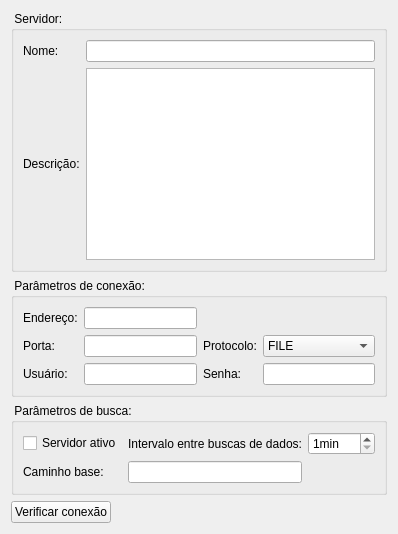
          <widget class="QWidget" name="ServerPage">
           <layout class="QGridLayout" name="gridLayout_19">
            <item row="0" column="0">
             <layout class="QGridLayout" name="gridLayout_12">
              <item row="0" column="0">
               <widget class="QGroupBox" name="groupBox">
                <property name="title">
                 <string> Servidor: </string>
                </property>
                <layout class="QGridLayout" name="gridLayout_17">
                 <item row="1" column="1">
                  <widget class="QTextEdit" name="serverDescription"/>
                 </item>
                 <item row="0" column="1">
                  <widget class="QLineEdit" name="serverName"/>
                 </item>
                 <item row="1" column="0">
                  <widget class="QLabel" name="label_6">
                   <property name="text">
                    <string>Descrição:</string>
                   </property>
                  </widget>
                 </item>
                 <item row="0" column="0">
                  <widget class="QLabel" name="label">
                   <property name="text">
                    <string>Nome:</string>
                   </property>
                  </widget>
                 </item>
                </layout>
               </widget>
              </item>
              <item row="1" column="0">
               <widget class="QGroupBox" name="groupBox_2">
                <property name="title">
                 <string> Parâmetros de conexão: </string>
                </property>
                <layout class="QGridLayout" name="gridLayout_25">
                 <item row="0" column="0">
                  <widget class="QLabel" name="label_2">
                   <property name="text">
                    <string>Endereço:</string>
                   </property>
                  </widget>
                 </item>
                 <item row="0" column="1">
                  <widget class="QLineEdit" name="connectionAddress"/>
                 </item>
                 <item row="1" column="0">
                  <widget class="QLabel" name="label_3">
                   <property name="text">
                    <string>Porta:</string>
                   </property>
                  </widget>
                 </item>
                 <item row="1" column="1">
                  <widget class="QLineEdit" name="connectionPort"/>
                 </item>
                 <item row="1" column="2">
                  <widget class="QLabel" name="label_4">
                   <property name="text">
                    <string>Protocolo:</string>
                   </property>
                  </widget>
                 </item>
                 <item row="1" column="3">
                  <widget class="QComboBox" name="connectionProtocol">
                   <property name="currentIndex">
                    <number>3</number>
                   </property>
                   <item>
                    <property name="text">
                     <string>UNKNOWN</string>
                    </property>
                   </item>
                   <item>
                    <property name="text">
                     <string>FTP</string>
                    </property>
                   </item>
                   <item>
                    <property name="text">
                     <string>HTTP</string>
                    </property>
                   </item>
                   <item>
                    <property name="text">
                     <string>FILE</string>
                    </property>
                   </item>
                   <item>
                    <property name="text">
                     <string>WFS</string>
                    </property>
                   </item>
                   <item>
                    <property name="text">
                     <string>WCS</string>
                    </property>
                   </item>
                  </widget>
                 </item>
                 <item row="2" column="0">
                  <widget class="QLabel" name="label_7">
                   <property name="text">
                    <string>Usuário:</string>
                   </property>
                  </widget>
                 </item>
                 <item row="2" column="1">
                  <widget class="QLineEdit" name="connectionUserName"/>
                 </item>
                 <item row="2" column="2">
                  <widget class="QLabel" name="label_8">
                   <property name="text">
                    <string>Senha:</string>
                   </property>
                  </widget>
                 </item>
                 <item row="2" column="3">
                  <widget class="QLineEdit" name="connectionPassword">
                   <property name="echoMode">
                    <enum>QLineEdit::Password</enum>
                   </property>
                  </widget>
                 </item>
                </layout>
               </widget>
              </item>
              <item row="2" column="0">
               <widget class="QGroupBox" name="groupBox_3">
                <property name="title">
                 <string> Parâmetros de busca: </string>
                </property>
                <layout class="QGridLayout" name="gridLayout_20">
                 <item row="0" column="0">
                  <widget class="QCheckBox" name="serverActiveServer">
                   <property name="text">
                    <string>Servidor ativo</string>
                   </property>
                  </widget>
                 </item>
                 <item row="0" column="2">
                  <widget class="QSpinBox" name="serverIntervalData">
                   <property name="suffix">
                    <string>min</string>
                   </property>
                   <property name="minimum">
                    <number>1</number>
                   </property>
                   <property name="maximum">
                    <number>999</number>
                   </property>
                  </widget>
                 </item>
                 <item row="1" column="0">
                  <widget class="QLabel" name="label_15">
                   <property name="text">
                    <string>Caminho base:</string>
                   </property>
                  </widget>
                 </item>
                 <item row="0" column="1">
                  <widget class="QLabel" name="label_5">
                   <property name="text">
                    <string>Intervalo entre buscas de dados:</string>
                   </property>
                  </widget>
                 </item>
                 <item row="1" column="1">
                  <widget class="QLineEdit" name="serverDataBasePath"/>
                 </item>
                </layout>
               </widget>
              </item>
             </layout>
            </item>
            <item row="1" column="0">
             <layout class="QGridLayout" name="gridLayout_26">
              <item row="0" column="0">
               <widget class="QPushButton" name="serverCheckConnectionBtn">
                <property name="enabled">
                 <bool>true</bool>
                </property>
                <property name="text">
                 <string>Verificar conexão</string>
                </property>
                <property name="icon">
                 <iconset theme="confirm">
                  <normaloff/>
                 </iconset>
                </property>
               </widget>
              </item>
              <item row="0" column="1">
               <spacer name="horizonSpacerCheckCon">
                <property name="orientation">
                 <enum>Qt::Horizontal</enum>
                </property>
                <property name="sizeHint" stdset="0">
                 <size>
                  <width>40</width>
                  <height>20</height>
                 </size>
                </property>
               </spacer>
              </item>
             </layout>
            </item>
           </layout>
          </widget>
